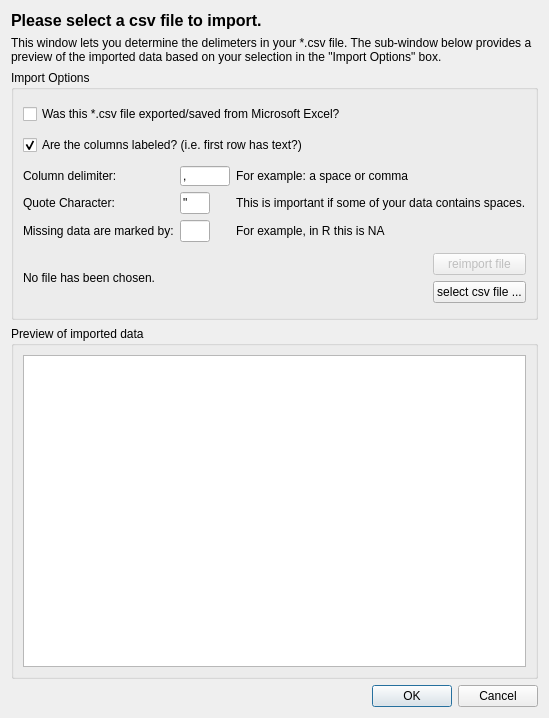
<?xml version="1.0" encoding="UTF-8"?>
<ui version="4.0">
 <class>CSVImportDialog</class>
 <widget class="QDialog" name="CSVImportDialog">
  <property name="geometry">
   <rect>
    <x>0</x>
    <y>0</y>
    <width>529</width>
    <height>718</height>
   </rect>
  </property>
  <property name="windowTitle">
   <string>Import a CSV</string>
  </property>
  <layout class="QVBoxLayout" name="verticalLayout_3">
   <item>
    <widget class="QLabel" name="instructions">
     <property name="font">
      <font>
       <pointsize>12</pointsize>
       <weight>75</weight>
       <bold>true</bold>
      </font>
     </property>
     <property name="text">
      <string>Please select a csv file to import.</string>
     </property>
     <property name="alignment">
      <set>Qt::AlignLeading|Qt::AlignLeft|Qt::AlignVCenter</set>
     </property>
     <property name="wordWrap">
      <bool>true</bool>
     </property>
     <property name="margin">
      <number>10</number>
     </property>
    </widget>
   </item>
   <item>
    <widget class="QLabel" name="label">
     <property name="text">
      <string>This window lets you determine the delimeters in your *.csv file. The sub-window below provides a preview of the imported data based on your selection in the &quot;Import Options&quot; box.</string>
     </property>
     <property name="wordWrap">
      <bool>true</bool>
     </property>
    </widget>
   </item>
   <item>
    <widget class="QGroupBox" name="groupBox">
     <property name="sizePolicy">
      <sizepolicy hsizetype="Preferred" vsizetype="Minimum">
       <horstretch>0</horstretch>
       <verstretch>0</verstretch>
      </sizepolicy>
     </property>
     <property name="minimumSize">
      <size>
       <width>0</width>
       <height>250</height>
      </size>
     </property>
     <property name="title">
      <string>Import Options</string>
     </property>
     <layout class="QVBoxLayout" name="verticalLayout_2">
      <item>
       <widget class="QCheckBox" name="from_excel_chkbx">
        <property name="text">
         <string>Was this *.csv file exported/saved from Microsoft Excel?</string>
        </property>
       </widget>
      </item>
      <item>
       <widget class="QCheckBox" name="has_headers_chkbx">
        <property name="text">
         <string>Are the columns labeled? (i.e. first row has text?)</string>
        </property>
        <property name="checked">
         <bool>true</bool>
        </property>
       </widget>
      </item>
      <item>
       <layout class="QGridLayout" name="gridLayout">
        <item row="0" column="1">
         <widget class="QLineEdit" name="delimter_le">
          <property name="sizePolicy">
           <sizepolicy hsizetype="Fixed" vsizetype="Fixed">
            <horstretch>0</horstretch>
            <verstretch>0</verstretch>
           </sizepolicy>
          </property>
          <property name="maximumSize">
           <size>
            <width>50</width>
            <height>20</height>
           </size>
          </property>
          <property name="text">
           <string>,</string>
          </property>
         </widget>
        </item>
        <item row="0" column="2">
         <spacer name="horizontalSpacer_2">
          <property name="orientation">
           <enum>Qt::Horizontal</enum>
          </property>
          <property name="sizeHint" stdset="0">
           <size>
            <width>40</width>
            <height>20</height>
           </size>
          </property>
         </spacer>
        </item>
        <item row="1" column="2">
         <spacer name="horizontalSpacer_3">
          <property name="orientation">
           <enum>Qt::Horizontal</enum>
          </property>
          <property name="sizeHint" stdset="0">
           <size>
            <width>40</width>
            <height>20</height>
           </size>
          </property>
         </spacer>
        </item>
        <item row="1" column="1">
         <widget class="QLineEdit" name="quotechar_le">
          <property name="sizePolicy">
           <sizepolicy hsizetype="Fixed" vsizetype="Fixed">
            <horstretch>0</horstretch>
            <verstretch>0</verstretch>
           </sizepolicy>
          </property>
          <property name="maximumSize">
           <size>
            <width>30</width>
            <height>16777215</height>
           </size>
          </property>
          <property name="text">
           <string>&quot;</string>
          </property>
         </widget>
        </item>
        <item row="2" column="0">
         <widget class="QLabel" name="missing_data_lbl">
          <property name="toolTip">
           <string>treat entries matching this string as missing data e.g. if you use '.' (without quotes) to represent missing data</string>
          </property>
          <property name="text">
           <string>Missing data are marked by:</string>
          </property>
         </widget>
        </item>
        <item row="2" column="2">
         <spacer name="horizontalSpacer_4">
          <property name="orientation">
           <enum>Qt::Horizontal</enum>
          </property>
          <property name="sizeHint" stdset="0">
           <size>
            <width>40</width>
            <height>20</height>
           </size>
          </property>
         </spacer>
        </item>
        <item row="2" column="1">
         <widget class="QLineEdit" name="missing_data_le">
          <property name="minimumSize">
           <size>
            <width>0</width>
            <height>0</height>
           </size>
          </property>
          <property name="maximumSize">
           <size>
            <width>30</width>
            <height>16777215</height>
           </size>
          </property>
         </widget>
        </item>
        <item row="0" column="0">
         <widget class="QLabel" name="delimter_lbl">
          <property name="text">
           <string>Column delimiter:</string>
          </property>
          <property name="buddy">
           <cstring>delimter_le</cstring>
          </property>
         </widget>
        </item>
        <item row="1" column="0">
         <widget class="QLabel" name="quotelbl">
          <property name="text">
           <string>Quote Character:</string>
          </property>
          <property name="buddy">
           <cstring>delimter_le</cstring>
          </property>
         </widget>
        </item>
        <item row="0" column="3">
         <widget class="QLabel" name="label_2">
          <property name="text">
           <string>For example: a space or comma</string>
          </property>
         </widget>
        </item>
        <item row="1" column="3">
         <widget class="QLabel" name="label_3">
          <property name="text">
           <string>This is important if some of your data contains spaces.</string>
          </property>
         </widget>
        </item>
        <item row="2" column="3">
         <widget class="QLabel" name="label_4">
          <property name="text">
           <string>For example, in R this is NA</string>
          </property>
         </widget>
        </item>
       </layout>
      </item>
      <item>
       <layout class="QHBoxLayout" name="horizontalLayout">
        <item>
         <widget class="QLabel" name="file_path_lbl">
          <property name="text">
           <string>No file has been chosen.</string>
          </property>
          <property name="buddy">
           <cstring>select_file_btn</cstring>
          </property>
         </widget>
        </item>
        <item>
         <spacer name="horizontalSpacer">
          <property name="orientation">
           <enum>Qt::Horizontal</enum>
          </property>
          <property name="sizeHint" stdset="0">
           <size>
            <width>40</width>
            <height>20</height>
           </size>
          </property>
         </spacer>
        </item>
        <item>
         <layout class="QVBoxLayout" name="verticalLayout">
          <item>
           <widget class="QPushButton" name="reimport_btn">
            <property name="enabled">
             <bool>false</bool>
            </property>
            <property name="text">
             <string>reimport file</string>
            </property>
           </widget>
          </item>
          <item>
           <widget class="QPushButton" name="select_file_btn">
            <property name="text">
             <string>select csv file ...</string>
            </property>
            <property name="icon">
             <iconset>
              <normaloff>:/function_icon_set/function_icon_set/folder_48.png</normaloff>:/function_icon_set/function_icon_set/folder_48.png</iconset>
            </property>
           </widget>
          </item>
         </layout>
        </item>
       </layout>
      </item>
     </layout>
    </widget>
   </item>
   <item>
    <widget class="QGroupBox" name="preview_grp_box">
     <property name="title">
      <string>Preview of imported data</string>
     </property>
     <layout class="QHBoxLayout" name="horizontalLayout_10">
      <item>
       <widget class="QTableWidget" name="preview_table">
        <property name="sizePolicy">
         <sizepolicy hsizetype="Minimum" vsizetype="Expanding">
          <horstretch>0</horstretch>
          <verstretch>0</verstretch>
         </sizepolicy>
        </property>
        <property name="font">
         <font>
          <pointsize>8</pointsize>
          <weight>75</weight>
          <bold>true</bold>
         </font>
        </property>
       </widget>
      </item>
     </layout>
    </widget>
   </item>
   <item>
    <widget class="QDialogButtonBox" name="buttonBox">
     <property name="orientation">
      <enum>Qt::Horizontal</enum>
     </property>
     <property name="standardButtons">
      <set>QDialogButtonBox::Cancel|QDialogButtonBox::Ok</set>
     </property>
    </widget>
   </item>
  </layout>
 </widget>
 <resources/>
 <connections>
  <connection>
   <sender>buttonBox</sender>
   <signal>accepted()</signal>
   <receiver>CSVImportDialog</receiver>
   <slot>accept()</slot>
   <hints>
    <hint type="sourcelabel">
     <x>254</x>
     <y>586</y>
    </hint>
    <hint type="destinationlabel">
     <x>157</x>
     <y>274</y>
    </hint>
   </hints>
  </connection>
  <connection>
   <sender>buttonBox</sender>
   <signal>rejected()</signal>
   <receiver>CSVImportDialog</receiver>
   <slot>reject()</slot>
   <hints>
    <hint type="sourcelabel">
     <x>322</x>
     <y>586</y>
    </hint>
    <hint type="destinationlabel">
     <x>286</x>
     <y>274</y>
    </hint>
   </hints>
  </connection>
 </connections>
</ui>
